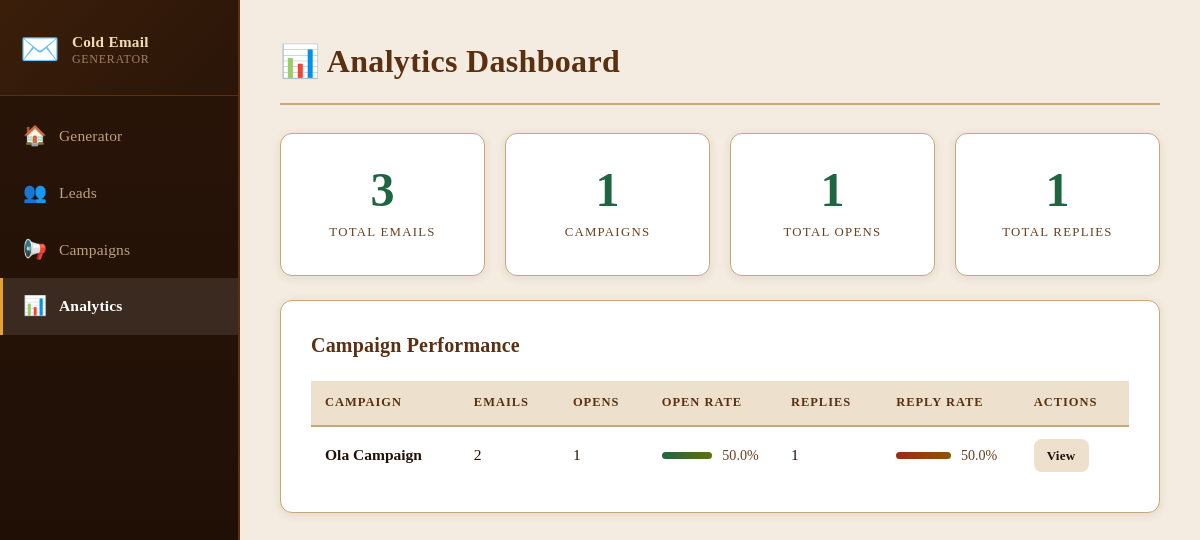
The app's page /analytics with its own data.
### tables this page shows
CREATE TABLE campaigns (
            id            INTEGER PRIMARY KEY AUTOINCREMENT,
            name          TEXT NOT NULL,
            product       TEXT NOT NULL,
            template_type TEXT DEFAULT "short_pitch",
            tone          TEXT DEFAULT "friendly",
            sender        TEXT DEFAULT "",
            created_at    DATETIME DEFAULT CURRENT_TIMESTAMP
        , pain_point TEXT DEFAULT "");

### app.py (the view)
@app.route('/analytics')
def analytics():
    db = get_db()
    campaigns = db.execute('SELECT * FROM campaigns ORDER BY id DESC').fetchall()
    stats = []
    for c in campaigns:
        s = get_campaign_analytics(c['id'])
        s['name'] = c['name']
        s['id'] = c['id']
        stats.append(s)
    total_emails = db.execute('SELECT COUNT(*) FROM emails').fetchone()[0]
    return render_template('analytics.html', campaigns=stats, total_emails=total_emails)

### models/db.py (called while the page is built)
def get_db():
    if 'db' not in g:
        g.db = sqlite3.connect(
            config.DATABASE_PATH,
            detect_types=sqlite3.PARSE_DECLTYPES
        )
        g.db.row_factory = sqlite3.Row
        g.db.execute('PRAGMA journal_mode=WAL')
        g.db.execute('PRAGMA foreign_keys=ON')
    return g.db

### services/analytics.py (called while the page is built)
def get_campaign_analytics(campaign_id: int) -> dict:
    db = sqlite3.connect(config.DATABASE_PATH)
    db.row_factory = sqlite3.Row
    row = db.execute(
        '''SELECT
            COUNT(*) as total,
            SUM(opened) as opens,
            SUM(replied) as replies
           FROM emails
           WHERE campaign_id = ?''',
        (campaign_id,)
    ).fetchone()
    db.close()
    total = row['total'] or 0
    opens = row['opens'] or 0
    replies = row['replies'] or 0
    open_rate = round((opens / total * 100), 1) if total > 0 else 0
    reply_rate = round((replies / total * 100), 1) if total > 0 else 0
    return {
        'total': total,
        'opens': opens,
        'replies': replies,
        'open_rate': open_rate,
        'reply_rate': reply_rate,
    }

### templates/analytics.html (shortened to what this page needs)
{% extends "base.html" %}
{% block page_title %}📊 Analytics Dashboard{% endblock %}
{% block content %}
<div class="stats-grid">
  <div class="stat-card card">
    <div class="stat-number">{{ total_emails }}</div>
    <div class="stat-label">Total Emails</div>
  </div>
  <div class="stat-card card">
    <div class="stat-number">{{ campaigns|length }}</div>
    <div class="stat-label">Campaigns</div>
  </div>
  <div class="stat-card card">
    {% set total_opens = campaigns|sum(attribute='opens') %}
    <div class="stat-number">{{ total_opens }}</div>
    <div class="stat-label">Total Opens</div>
  </div>
  <div class="stat-card card">
    {% set total_replies = campaigns|sum(attribute='replies') %}
    <div class="stat-number">{{ total_replies }}</div>
    <div class="stat-label">Total Replies</div>
  </div>
</div>
{% if campaigns %}
<div class="card mt-4">
  <h2 class="card-title">Campaign Performance</h2>
  <div class="table-wrap">
    <table class="data-table">
      <thead>
        <tr>
          <th>Campaign</th>
          <th>Emails</th>
          <th>Opens</th>
          <th>Open Rate</th>
          <th>Replies</th>
          <th>Reply Rate</th>
          <th>Actions</th>
        </tr>
      </thead>
      <tbody>
        {% for c in campaigns %}
        <tr>
          <td><strong>{{ c.name }}</strong></td>
          <td>{{ c.total }}</td>
          <td>{{ c.opens }}</td>
          <td>
            <div class="progress-bar-wrap">
              <div class="progress-bar" style="width: {{ c.open_rate }}%"></div>
              <span>{{ c.open_rate }}%</span>
            </div>
          </td>
          <td>{{ c.replies }}</td>
          <td>
            <div class="progress-bar-wrap">
              <div class="progress-bar progress-bar-reply" style="width: {{ c.reply_rate }}%"></div>
              <span>{{ c.reply_rate }}%</span>
            </div>
          </td>
          <td>
            <a href="/campaigns/{{ c.id }}/emails" class="btn btn-xs">View</a>
          </td>
        </tr>
        {% endfor %}
      </tbody>
    </table>
  </div>
</div>
{% else %}
<div class="card mt-4 empty-state">
  <p>No campaigns found. Create and run a campaign to see analytics.</p>
</div>
{% endif %}
{% endblock %}

### static/style.css (style rules this page uses)
*, *::before, *::after { box-sizing: border-box; margin: 0; padding: 0; }
:root { --bg: #f4ece0; --surface: #ffffff; --surface2: #faf4ec; --surface3: #ede0cc; --border: #c8a878; --border-lt: #dfc090; --green: #1f6640; --green-hover: #165030; --green-lt: #278050; --red: #a02818; --red-lt: #c8341e; --amber: #8a5808; --amber-lt: #b07010; --lemon: #607010; --lemon-lt: #788c18; --brown: #5a3010; --brown-lt: #7a4818; --primary: var(--green); --primary-hover: var(--green-hover); --accent: var(--red); --success-bg: #e8f5ee; --success-bd: #3a9a60; --success-tx: #1a5c38; --error-bg: #fdecea; --error-bd: #c83428; --error-tx: #8a1c14; --info-bg: #eaf4f0; --info-bd: #4a9a70; --info-tx: #1e5c40; --warn-bg: #fdf4e0; --warn-bd: #c09020; --warn-tx: #7a5808; --text: #22110a; --text-muted: #6a4020; --text-dim: #9a7040; --radius: 12px; --sidebar-w: 240px; }
html { font-size: 16px; }
body { font-family: 'Georgia', 'Times New Roman', serif; background: var(--bg); color: var(--text); display: flex; min-height: 100vh; line-height: 1.6; }
.card { background: var(--surface); border: 1px solid var(--border); border-radius: var(--radius); padding: 28px 30px; box-shadow: 0 2px 10px rgba(90,48,16,0.10); }
.card-title { font-size: 1.25rem; font-weight: 700; font-family: 'Georgia', serif; color: var(--brown); margin-bottom: 20px; letter-spacing: 0.01em; }
.mt-4 { margin-top: 24px; }
::placeholder { color: var(--text-dim); opacity: 1; }
.btn { display: inline-flex; align-items: center; gap: 7px; padding: 11px 22px; border-radius: 8px; border: 1px solid transparent; cursor: pointer; font-size: 0.95rem; font-weight: 700; font-family: 'Georgia', serif; text-decoration: none; letter-spacing: 0.02em; transition: all 0.18s; background: var(--surface3); color: var(--text); }
.btn-xs { padding: 5px 12px; font-size: 0.82rem; }
.table-wrap { overflow-x: auto; }
.data-table { width: 100%; border-collapse: collapse; font-size: 0.97rem; }
.data-table th { text-align: left; padding: 12px 14px; background: var(--surface3); color: var(--brown); font-size: 0.78rem; text-transform: uppercase; letter-spacing: 0.08em; font-family: 'Georgia', serif; font-weight: 700; border-bottom: 2px solid var(--border); }
.data-table td { padding: 12px 14px; border-bottom: 1px solid var(--border-lt); vertical-align: middle; font-size: 0.97rem; color: var(--text); }
.data-table tr:last-child td { border-bottom: none; }
.stats-grid { display: grid; grid-template-columns: repeat(4, 1fr); gap: 20px; margin-bottom: 24px; }
.stat-card { text-align: center; padding: 32px 16px; }
.stat-number { font-size: 3rem; font-weight: 700; font-family: 'Georgia', serif; color: var(--green); line-height: 1; margin-bottom: 8px; }
.stat-label { font-size: 0.8rem; color: var(--text-muted); text-transform: uppercase; letter-spacing: 0.1em; font-family: 'Georgia', serif; }
.progress-bar-wrap { display: flex; align-items: center; gap: 10px; }
.progress-bar { height: 7px; background: linear-gradient(90deg, var(--green), var(--lemon)); border-radius: 10px; min-width: 4px; max-width: 90px; transition: width 0.4s; }
.progress-bar-reply { background: linear-gradient(90deg, var(--red), var(--amber)); }
.progress-bar-wrap span { font-size: 0.88rem; color: var(--text-muted); white-space: nowrap; }

### records on screen
campaigns: name "Ola Campaign", total "2", opens "1", open_rate "50.0", replies "1", reply_rate "50.0"

### other values on screen
{{ total_emails }} "3"
{{ campaigns|length }} "1"
{{ total_opens }} "1"
{{ total_replies }} "1"
